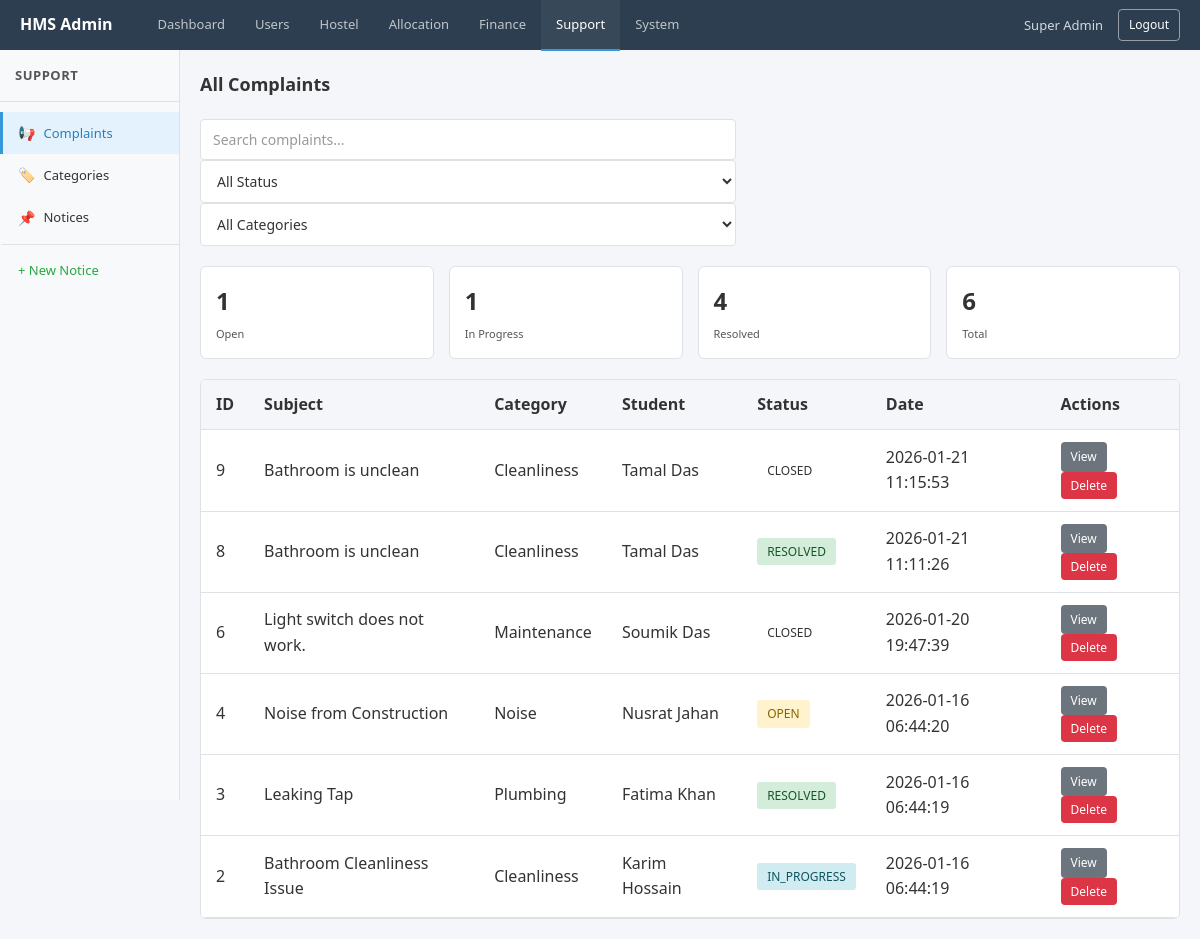
Page /index.php?page=admin_complaints (signed in) on the committed database.
### tables this page shows
CREATE TABLE `complaints` (
  `id` bigint UNSIGNED NOT NULL,
  `student_user_id` bigint UNSIGNED NOT NULL,
  `hostel_id` bigint UNSIGNED NOT NULL,
  `category_id` bigint UNSIGNED NOT NULL,
  `subject` varchar(200) NOT NULL,
  `description` text NOT NULL,
  `status` enum('OPEN','IN_PROGRESS','RESOLVED','CLOSED') NOT NULL DEFAULT 'OPEN',
  `created_at` datetime NOT NULL DEFAULT CURRENT_TIMESTAMP,
  `updated_at` datetime NOT NULL DEFAULT CURRENT_TIMESTAMP ON UPDATE CURRENT_TIMESTAMP
);

CREATE TABLE `complaint_categories` (
  `id` bigint UNSIGNED NOT NULL,
  `name` varchar(80) NOT NULL
);

CREATE TABLE `users` (
  `id` bigint UNSIGNED NOT NULL,
  `name` varchar(100) NOT NULL,
  `email` varchar(191) NOT NULL,
  `phone` varchar(30) DEFAULT NULL,
  `password_hash` varchar(255) NOT NULL,
  `status` enum('ACTIVE','INACTIVE','LOCKED') NOT NULL DEFAULT 'ACTIVE',
  `created_at` datetime NOT NULL DEFAULT CURRENT_TIMESTAMP,
  `updated_at` datetime NOT NULL DEFAULT CURRENT_TIMESTAMP ON UPDATE CURRENT_TIMESTAMP,
  `last_login_at` datetime DEFAULT NULL
);

### app/Controllers/Admin/AdminComplaintController.php (called while the page is built, shortened)
<?php
require_once __DIR__ . '/../../Models/AdminModel.php';
$action = isset($_GET['action']) ? $_GET['action'] : 'complaints';
$data = [];
if ($action === 'view') {
    $id = (int)$_GET['id'];
    $data['complaint'] = getComplaintById($id);
    $data['messages'] = getComplaintMessages($id);
    $pageTitle = 'View Complaint';
} else {
    $data['complaints'] = getAllComplaints();
    $data['stats'] = getComplaintStats();
}
require_once __DIR__ . '/../../Views/Admin/ComplaintView.php';

### app/Models/AdminModel.php (called while the page is built, shortened)
<?php
function getAllComplaints() {
    $conn = dbConnect();
    $sql = "SELECT c.*, u.name as student_name, u.email as student_email, h.name as hostel_name, cc.name as category_name
            FROM complaints c
            JOIN users u ON c.student_user_id = u.id
            JOIN hostels h ON c.hostel_id = h.id
            JOIN complaint_categories cc ON c.category_id = cc.id
            ORDER BY c.id DESC";
    $result = mysqli_query($conn, $sql);
    $complaints = mysqli_fetch_all($result, MYSQLI_ASSOC);
    return $complaints;
}
function getComplaintStats() {
    $conn = dbConnect();
    $stats = [
        'open' => 0,
        'in_progress' => 0,
        'resolved' => 0,
        'total' => 0
    ];
    $sql = "SELECT status, COUNT(*) as count FROM complaints GROUP BY status";
    $result = mysqli_query($conn, $sql);
    while ($row = mysqli_fetch_assoc($result)) {
        $status = strtolower($row['status']);
        $count = (int)$row['count'];
        if ($status === 'open') {
            $stats['open'] = $count;
        } elseif ($status === 'in_progress') {
            $stats['in_progress'] = $count;
        } elseif ($status === 'resolved' || $status === 'closed') {
            $stats['resolved'] += $count;
        }
        $stats['total'] += $count;
    }
    return $stats;
}

### app/Views/Admin/ComplaintView.php (the view, shortened to what this page needs)
<!DOCTYPE html>
<html lang="en">
<head>
    <link rel="stylesheet" href="public/assets/css/style.css">
    <link rel="stylesheet" href="app/Views/Admin/css/admin.css">
    <link rel="stylesheet" href="app/Views/Admin/css/common.css">
</head>
<body>
    <?php include __DIR__ . '/partials/header.php'; ?>
    <div class="admin-layout">
        <?php include __DIR__ . '/partials/sidebar.php'; ?>
        <main class="admin-main">
            <div class="admin-content">
                <?php if ($action === 'view' && isset($data['complaint'])): ?>
                    <div class="breadcrumb">
                        <a href="index.php?page=admin_complaints">Complaints</a>
                        <span>/</span>
                        <span class="current">View Complaint</span>
                    </div>
                    <div class="detail-card" style="margin-bottom: 20px;">
                        <h3>Complaint #<?php echo (int)$data['complaint']['id']; ?></h3>
                        <div class="detail-row">
                            <div class="detail-label">Subject</div>
                            <div class="detail-value"><?php echo htmlspecialchars($data['complaint']['subject'] ?? ''); ?></div>
                        </div>
                        <div class="detail-row">
                            <div class="detail-label">Category</div>
                            <div class="detail-value"><?php echo htmlspecialchars($data['complaint']['category_name'] ?? ''); ?></div>
                        </div>
                        <div class="detail-row">
                            <div class="detail-label">Submitted By</div>
                            <div class="detail-value">
                                <?php echo htmlspecialchars($data['complaint']['student_name'] ?? ''); ?><br>
                                <small><?php echo htmlspecialchars($data['complaint']['student_email'] ?? ''); ?></small>
                            </div>
                        </div>
                        <div class="detail-row">
                            <div class="detail-label">Hostel/Room</div>
                            <div class="detail-value">
                                <?php echo htmlspecialchars($data['complaint']['hostel_name'] ?? 'N/A'); ?>
                                <?php if (!empty($data['complaint']['room_no'])): ?>
                                    / Room <?php echo htmlspecialchars($data['complaint']['room_no']); ?>
                                <?php endif; ?>
                            </div>
                        </div>
                        <div class="detail-row">
                            <div class="detail-label">Submitted On</div>
                            <div class="detail-value"><?php echo htmlspecialchars($data['complaint']['created_at'] ?? ''); ?></div>
                        </div>
                        <div class="detail-row">
                            <div class="detail-label">Status</div>
                            <div class="detail-value">
                                <?php
                                $status = $data['complaint']['status'] ?? '';
                                $statusClass = 'badge-warning';
                                if ($status === 'RESOLVED') $statusClass = 'badge-success';
                                elseif ($status === 'IN_PROGRESS') $statusClass = 'badge-info';
                                elseif ($status === 'CLOSED') $statusClass = 'badge-secondary';
                                elseif ($status === 'OPEN') $statusClass = 'badge-warning';
                                ?>
                                <span class="badge <?php echo $statusClass; ?>">
                                    <?php echo htmlspecialchars($status); ?>
                                </span>
                            </div>
                        </div>
                        <div class="detail-row">
                            <div class="detail-label">Description</div>
                            <div class="detail-value"><?php echo nl2br(htmlspecialchars($data['complaint']['description'] ?? '')); ?></div>
                        </div>
                    </div>
                    <?php if (($data['complaint']['status'] ?? '') !== 'CLOSED'): ?>
                    <div class="form-card">
                        <h3>Update Complaint Status</h3>
                        <form action="index.php?page=admin_complaints" method="POST">
                            <input type="hidden" name="form_action" value="update_complaint_status">
                            <input type="hidden" name="id" value="<?php echo (int)$data['complaint']['id']; ?>">
                            <div class="form-group">
                                <label for="status">Status <span class="required">*</span></label>
                                <select id="status" name="status" class="form-control" required>
                                    <option value="OPEN" <?php echo ($data['complaint']['status'] ?? '') === 'OPEN' ? 'selected' : ''; ?>>Open</option>
                                    <option value="IN_PROGRESS" <?php echo ($data['complaint']['status'] ?? '') === 'IN_PROGRESS' ? 'selected' : ''; ?>>In Progress</option>
                                    <option value="RESOLVED" <?php echo ($data['complaint']['status'] ?? '') === 'RESOLVED' ? 'selected' : ''; ?>>Resolved</option>
                                    <option value="CLOSED" <?php echo ($data['complaint']['status'] ?? '') === 'CLOSED' ? 'selected' : ''; ?>>Closed</option>
                                </select>
                            </div>
                            <div class="form-actions">
                                <button type="submit" class="btn btn-primary">Update Status</button>
                                <a href="index.php?page=admin_complaints" class="btn btn-secondary">Back to List</a>
                            </div>
                        </form>
                    </div>
                    <?php else: ?>
                    <div class="form-actions">
                        <a href="index.php?page=admin_complaints" class="btn btn-secondary">Back to List</a>
                    </div>
                    <?php endif; ?>
                <?php else: ?>
                    <div class="page-header">
                        <h2>All Complaints</h2>
                    </div>
                    <div class="filter-bar">
                        <div class="filter-form">
                            <input type="text" id="complaintSearch" class="form-control" placeholder="Search complaints..." data-table-search="complaintsTable">
                            <select id="statusFilter" class="form-control" data-filter-table="complaintsTable" data-filter-column="4">
                                <option value="">All Status</option>
                            </select>
                            <select id="categoryFilter" class="form-control" data-filter-table="complaintsTable" data-filter-column="2">
                                <option value="">All Categories</option>
                            </select>
                        </div>
                    </div>
                    <div class="stats-grid" style="margin-bottom: 20px;">
                        <div class="stat-card">
                            <div class="stat-value"><?php echo (int)($data['stats']['open'] ?? 0); ?></div>
                            <div class="stat-label">Open</div>
                        </div>
                        <div class="stat-card">
                            <div class="stat-value"><?php echo (int)($data['stats']['in_progress'] ?? 0); ?></div>
                            <div class="stat-label">In Progress</div>
                        </div>
                        <div class="stat-card">
                            <div class="stat-value"><?php echo (int)($data['stats']['resolved'] ?? 0); ?></div>
                            <div class="stat-label">Resolved</div>
                        </div>
                        <div class="stat-card">
                            <div class="stat-value"><?php echo (int)($data['stats']['total'] ?? 0); ?></div>
                            <div class="stat-label">Total</div>
                        </div>
                    </div>
                    <div class="table-card">
                        <div class="table-responsive">
                            <table class="table" id="complaintsTable">
                                <thead>
                                    <tr>
                                        <th>ID</th>
                                        <th>Subject</th>
                                        <th>Category</th>
                                        <th>Student</th>
                                        <th>Status</th>
                                        <th>Date</th>
                                        <th>Actions</th>
                                    </tr>
                                </thead>
                                <tbody id="complaintsTableBody">
                                    <?php if (!empty($data['complaints'])): ?>
                                        <?php foreach ($data['complaints'] as $complaint): ?>
                                            <tr data-id="<?php echo (int)$complaint['id']; ?>">
                                                <td><?php echo (int)$complaint['id']; ?></td>
                                                <td><?php echo htmlspecialchars(substr($complaint['subject'], 0, 30)); ?><?php echo strlen($complaint['subject']) > 30 ? '...' : ''; ?></td>
                                                <td><?php echo htmlspecialchars($complaint['category_name'] ?? ''); ?></td>
                                                <td><?php echo htmlspecialchars($complaint['student_name'] ?? ''); ?></td>
                                                <td>
                                                    <?php
                                                    $status = $complaint['status'] ?? 'OPEN';
                                                    $statusClass = 'badge-warning';
                                                    if ($status === 'RESOLVED') $statusClass = 'badge-success';
                                                    elseif ($status === 'CLOSED') $statusClass = 'badge-secondary';
                                                    elseif ($status === 'IN_PROGRESS') $statusClass = 'badge-info';
                                                    ?>
                                                    <span class="badge <?php echo $statusClass; ?>"><?php echo htmlspecialchars($status); ?></span>
                                                </td>
                                                <td><?php echo htmlspecialchars($complaint['created_at'] ?? ''); ?></td>
                                                <td>
                                                    <a href="index.php?page=admin_complaints&action=view&id=<?php echo (int)$complaint['id']; ?>" class="btn btn-sm btn-secondary">View</a>
                                                    <form method="POST" action="index.php?page=admin_complaints" style="display:inline;" onsubmit="return confirm('Are you sure you want to delete this complaint?');">
                                                        <button type="submit" class="btn btn-sm btn-danger">Delete</button>
                                                    </form>
                                                </td>
                                            </tr>
                                        <?php endforeach; ?>
                                    <?php else: ?>
                                        <tr>
                                            <td colspan="7" class="empty-state">No complaints found</td>
                                        </tr>
                                    <?php endif; ?>
                                </tbody>
                            </table>
                        </div>
                    </div>
                <?php endif; ?>
            </div>
        </main>
    </div>
</body>
</html>

### rows in the picture
complaints: id "6", subject "Light switch does not work.", category.name "Maintenance", student_user.name "Soumik Das", status "CLOSED", created_at "2026-01-20 19:47:39"
complaints: id "9", subject "Bathroom is unclean", category.name "Cleanliness", student_user.name "Tamal Das", status "CLOSED", created_at "2026-01-21 11:15:53"
complaints: id "8", subject "Bathroom is unclean", category.name "Cleanliness", student_user.name "Tamal Das", status "RESOLVED", created_at "2026-01-21 11:11:26"
complaints: id "4", subject "Noise from Construction", category.name "Noise", student_user.name "Nusrat Jahan", status "OPEN", created_at "2026-01-16 06:44:20"
complaints: id "3", subject "Leaking Tap", category.name "Plumbing", student_user.name "Fatima Khan", status "RESOLVED", created_at "2026-01-16 06:44:19"
complaints: id "2", subject "Bathroom Cleanliness Issue", category.name "Cleanliness", student_user.name "Karim Hossain", status "IN_PROGRESS", created_at "2026-01-16 06:44:19"

### other values in the picture
$_SESSION['user_name'] "Super Admin"
$sidebarTitle "SUPPORT"
$link['icon'] "📢"
$link['label'] "Complaints"
$link['icon'] "🏷️"
$link['label'] "Categories"
$link['icon'] "📌"
$link['label'] "Notices"
$link['label'] "+ New Notice"
$data['stats']['open'] "1"
$data['stats']['in_progress'] "1"
$data['stats']['resolved'] "4"
